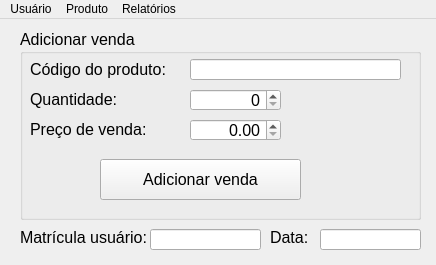
<?xml version="1.0" encoding="UTF-8"?>
<ui version="4.0">
 <class>tela_principal</class>
 <widget class="QMainWindow" name="tela_principal">
  <property name="geometry">
   <rect>
    <x>0</x>
    <y>0</y>
    <width>436</width>
    <height>265</height>
   </rect>
  </property>
  <property name="windowTitle">
   <string>Gerenciador de Estoque</string>
  </property>
  <property name="windowIcon">
   <iconset>
    <normaloff>../icones/icone_produto.png</normaloff>../icones/icone_produto.png</iconset>
  </property>
  <widget class="QWidget" name="centralwidget">
   <widget class="QLineEdit" name="texto_data">
    <property name="geometry">
     <rect>
      <x>320</x>
      <y>210</y>
      <width>101</width>
      <height>21</height>
     </rect>
    </property>
    <property name="font">
     <font>
      <pointsize>12</pointsize>
     </font>
    </property>
    <property name="text">
     <string notr="true"/>
    </property>
    <property name="maxLength">
     <number>20</number>
    </property>
    <property name="readOnly">
     <bool>true</bool>
    </property>
    <property name="placeholderText">
     <string notr="true"/>
    </property>
   </widget>
   <widget class="QLabel" name="label_data">
    <property name="geometry">
     <rect>
      <x>270</x>
      <y>210</y>
      <width>51</width>
      <height>16</height>
     </rect>
    </property>
    <property name="font">
     <font>
      <pointsize>12</pointsize>
     </font>
    </property>
    <property name="text">
     <string notr="true">Data:</string>
    </property>
   </widget>
   <widget class="QGroupBox" name="group_box_adicionar_venda">
    <property name="enabled">
     <bool>true</bool>
    </property>
    <property name="geometry">
     <rect>
      <x>20</x>
      <y>10</y>
      <width>401</width>
      <height>191</height>
     </rect>
    </property>
    <property name="font">
     <font>
      <pointsize>12</pointsize>
     </font>
    </property>
    <property name="title">
     <string notr="true">Adicionar venda</string>
    </property>
    <widget class="QLineEdit" name="texto_codigo_produto">
     <property name="geometry">
      <rect>
       <x>170</x>
       <y>30</y>
       <width>211</width>
       <height>21</height>
      </rect>
     </property>
     <property name="font">
      <font>
       <pointsize>12</pointsize>
      </font>
     </property>
     <property name="text">
      <string notr="true"/>
     </property>
     <property name="maxLength">
      <number>20</number>
     </property>
     <property name="placeholderText">
      <string notr="true"/>
     </property>
    </widget>
    <widget class="QLabel" name="label_codigo_produto">
     <property name="geometry">
      <rect>
       <x>10</x>
       <y>30</y>
       <width>151</width>
       <height>21</height>
      </rect>
     </property>
     <property name="font">
      <font>
       <pointsize>12</pointsize>
      </font>
     </property>
     <property name="text">
      <string notr="true">Código do produto:</string>
     </property>
    </widget>
    <widget class="QSpinBox" name="spin_box_quantidade">
     <property name="geometry">
      <rect>
       <x>170</x>
       <y>60</y>
       <width>91</width>
       <height>22</height>
      </rect>
     </property>
     <property name="font">
      <font>
       <pointsize>12</pointsize>
      </font>
     </property>
     <property name="alignment">
      <set>Qt::AlignRight|Qt::AlignTrailing|Qt::AlignVCenter</set>
     </property>
     <property name="maximum">
      <number>99999</number>
     </property>
    </widget>
    <widget class="QLabel" name="label_preco_venda">
     <property name="geometry">
      <rect>
       <x>10</x>
       <y>90</y>
       <width>151</width>
       <height>21</height>
      </rect>
     </property>
     <property name="font">
      <font>
       <family>MS Shell Dlg 2</family>
       <pointsize>12</pointsize>
      </font>
     </property>
     <property name="text">
      <string notr="true">Preço de venda:</string>
     </property>
    </widget>
    <widget class="QLabel" name="label_quantidade">
     <property name="geometry">
      <rect>
       <x>10</x>
       <y>60</y>
       <width>91</width>
       <height>21</height>
      </rect>
     </property>
     <property name="font">
      <font>
       <family>MS Shell Dlg 2</family>
       <pointsize>12</pointsize>
      </font>
     </property>
     <property name="text">
      <string notr="true">Quantidade:</string>
     </property>
    </widget>
    <widget class="QDoubleSpinBox" name="double_spin_box_preco_venda">
     <property name="geometry">
      <rect>
       <x>170</x>
       <y>90</y>
       <width>91</width>
       <height>22</height>
      </rect>
     </property>
     <property name="font">
      <font>
       <pointsize>12</pointsize>
      </font>
     </property>
     <property name="alignment">
      <set>Qt::AlignRight|Qt::AlignTrailing|Qt::AlignVCenter</set>
     </property>
     <property name="maximum">
      <double>9999.989999999999782</double>
     </property>
    </widget>
    <widget class="QPushButton" name="botao_adicionar_venda">
     <property name="geometry">
      <rect>
       <x>80</x>
       <y>130</y>
       <width>201</width>
       <height>41</height>
      </rect>
     </property>
     <property name="font">
      <font>
       <pointsize>12</pointsize>
      </font>
     </property>
     <property name="text">
      <string notr="true">Adicionar venda</string>
     </property>
    </widget>
   </widget>
   <widget class="QLabel" name="label_matricula">
    <property name="geometry">
     <rect>
      <x>20</x>
      <y>210</y>
      <width>131</width>
      <height>16</height>
     </rect>
    </property>
    <property name="font">
     <font>
      <pointsize>12</pointsize>
     </font>
    </property>
    <property name="text">
     <string notr="true">Matrícula usuário:</string>
    </property>
   </widget>
   <widget class="QLineEdit" name="texto_matricula">
    <property name="geometry">
     <rect>
      <x>150</x>
      <y>210</y>
      <width>111</width>
      <height>21</height>
     </rect>
    </property>
    <property name="font">
     <font>
      <pointsize>12</pointsize>
     </font>
    </property>
    <property name="text">
     <string notr="true"/>
    </property>
    <property name="maxLength">
     <number>20</number>
    </property>
    <property name="readOnly">
     <bool>true</bool>
    </property>
    <property name="placeholderText">
     <string notr="true"/>
    </property>
   </widget>
  </widget>
  <widget class="QMenuBar" name="menubar">
   <property name="geometry">
    <rect>
     <x>0</x>
     <y>0</y>
     <width>436</width>
     <height>21</height>
    </rect>
   </property>
   <widget class="QMenu" name="menuUsu_rio">
    <property name="title">
     <string>Usuário</string>
    </property>
    <addaction name="actionEditar_usu_rio"/>
   </widget>
   <widget class="QMenu" name="menuProduto">
    <property name="title">
     <string>Produto</string>
    </property>
    <addaction name="separator"/>
    <addaction name="actionEditar_produto"/>
    <addaction name="actionCadastrar_produto"/>
    <addaction name="actionRemover_produto"/>
   </widget>
   <widget class="QMenu" name="menuRelat_rios">
    <property name="title">
     <string>Relatórios</string>
    </property>
   </widget>
   <addaction name="menuUsu_rio"/>
   <addaction name="menuProduto"/>
   <addaction name="menuRelat_rios"/>
  </widget>
  <action name="actionEditar_usu_rio">
   <property name="text">
    <string>Editar usuário</string>
   </property>
  </action>
  <action name="actionEditar_produto">
   <property name="text">
    <string>Editar produto</string>
   </property>
  </action>
  <action name="actionCadastrar_produto">
   <property name="text">
    <string>Cadastrar produto</string>
   </property>
  </action>
  <action name="actionRemover_produto">
   <property name="text">
    <string>Remover produto</string>
   </property>
  </action>
 </widget>
 <resources/>
 <connections/>
</ui>
